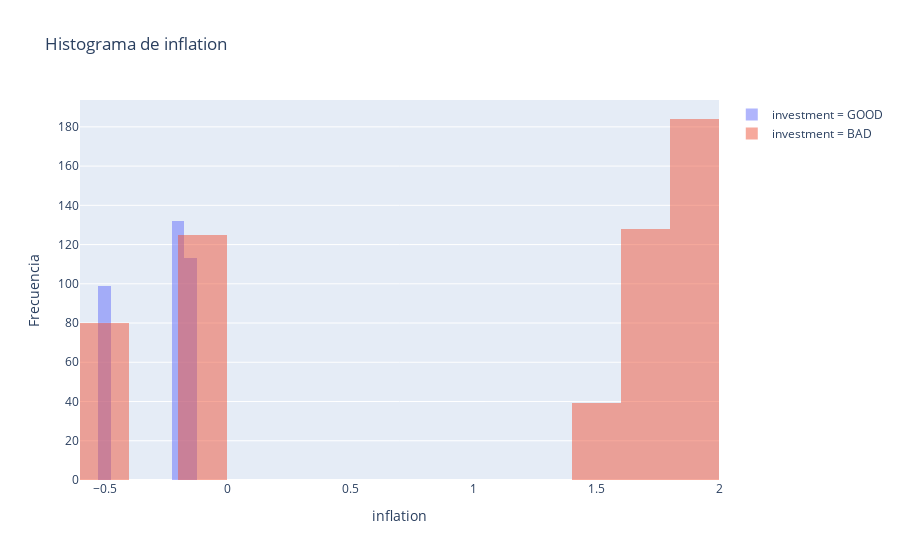

This figure's notebook cell:
### Code cell
# Filtrar datos para deslizamientos igual a 1 y 0
df_desl_1 = data_1[data_1['investment'] == 'GOOD']
df_desl_0 = data_1[data_1['investment'] == 'BAD']

# Crear histograma para deslizamientos igual a 1
histogram_1 = go.Histogram(x=df_desl_1["inflation"], opacity=0.5, name='investment = GOOD')

# Crear histograma para deslizamientos igual a 0
histogram_0 = go.Histogram(x=df_desl_0["inflation"], opacity=0.5, name='investment = BAD')

# Configurar el diseño del gráfico
layout = go.Layout(title='Histograma de inflation',
                   xaxis=dict(title='inflation'),
                   yaxis=dict(title='Frecuencia'),
                   barmode='overlay')

# Crear la figura y agregar los histogramas
fig = go.Figure(data=[histogram_1, histogram_0], layout=layout)

# Mostrar el gráfico
fig.show()

### Figure 1 — Plotly figure (JSON) as saved in the notebook; plotly's stock layout.template omitted (floating-point values rounded to 4 significant figures; data arrays with more than 128 entries replaced by an {"elided": "..."} marker saying what was removed)
{"data": [{"name": "investment = GOOD", "opacity": 0.5, "type": "histogram", "x": {"elided": "344 float values"}}, {"name": "investment = BAD", "opacity": 0.5, "type": "histogram", "x": {"elided": "556 float values"}}], "layout": {"barmode": "overlay", "title": {"text": "Histograma de inflation"}, "xaxis": {"title": {"text": "inflation"}}, "yaxis": {"title": {"text": "Frecuencia"}}}}
